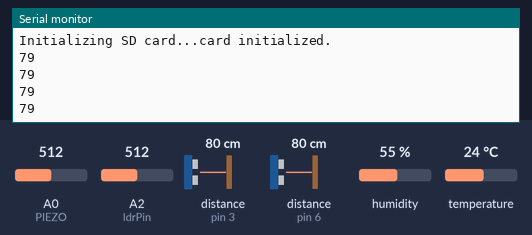
Recording of a sketch running on a simulated Arduino Uno, built with avr-gcc and run on an emulated ATmega328P. Shown: the last lines printed to the serial monitor. Wiring (inferred from the names in the program): ultrasonic range finder: trigger pin 5; echo pin 6. Inputs (shaded band) come from the test bench; at power-on: distance to the obstacle (sensors on pin 6, pin 3) 80 cm, humidity 55 %, A2 (ldrPin) = 512, A0 (PIEZO) = 512, temperature 24 °C. The echo pulse lasts 58.3 µs per cm; storage starts empty.

Above: at 1.2 s.
1.3 s: distance to the obstacle (sensor on pin 6) set to 2 cm
At 1.72 s:
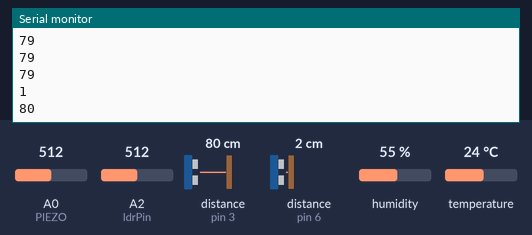
11.5 s: distance to the obstacle (sensor on pin 3) set to 2 cm
At 11.89 s:
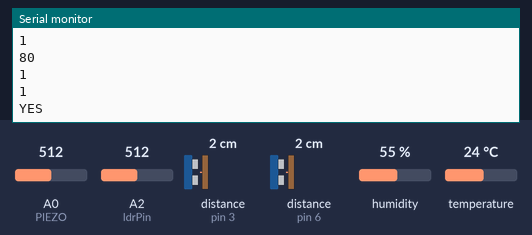
13.4 s: humidity set to 22 %
14.9 s: distance to the obstacle (sensor on pin 3) set to 18 cm
At 15.17 s:
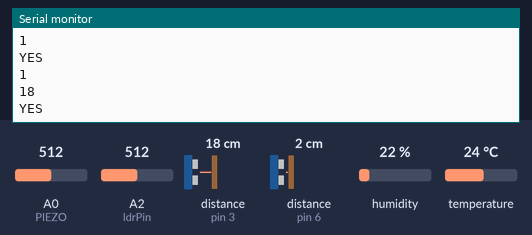
28.0 s: A2 (ldrPin) set to 716
29.5 s: A0 (PIEZO) set to 140
At 29.73 s:
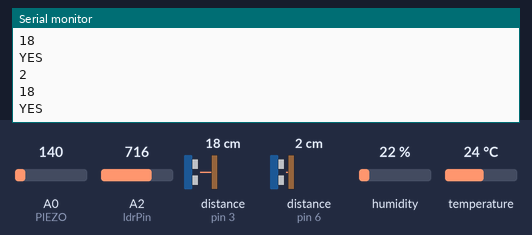
Timing chart, 0 to 32.0 s (numbered marks = the images above; inputs shaded):
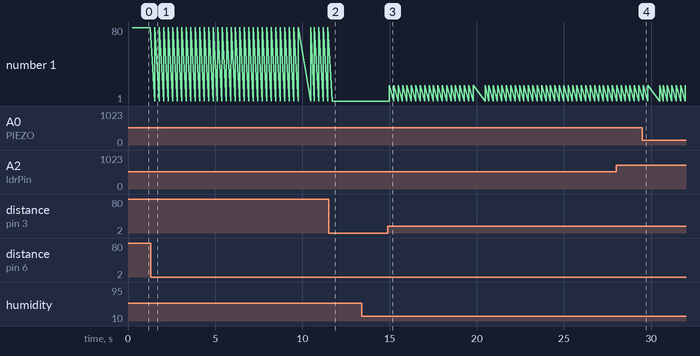

Measured:
- after the input at 1.3 s, the serial monitor: prints a new line after 0.24 s (image 1)
- after the input at 11.5 s, the serial monitor: prints a new line after 0.21 s (image 2)
- after the input at 14.9 s, the serial monitor: prints a new line after 0.08 s (image 3)
- after the input at 29.5 s, the serial monitor: prints a new line at once (image 4)
- plotted number 1: 79 → 80 after the input at 1.3 s, 1 → 18 after the input at 14.9 s

The sketch:

startAddingBruhDrinkPeopleTempHumLight.ino
```cpp
#include "Timer.h"
#include <dht.h>;
#include <SPI.h>
#include <SD.h>

#define trigPin 5
#define echoPin 6

#define trigPin2 2
#define echoPin2 3

#define PIEZO A0

#define ldrPin A2

#define DHT11_PIN 8

boolean profPresent = false;

const int wall = 50;
const int door = 50;
const int chipSelect = 4;

int counter = 0;
int lightCounter = 1;
int tempCounter = 1;
int humCounter = 1;

float averageLight;
float lightTotal = 0.0;
float averageTemp;
float tempTotal = 0.0;
float averageHum;
float humTotal = 0.0;

int hydrationCounter = 0;
int sensorReading;
const int threshold = 150;

unsigned long lastDebounceTime = 0;
unsigned long debounceDelay = 500;
unsigned long debounceDelayKnock = 500;

unsigned long personTime = millis();

Timer t;                                              //instantiate the timer object
dht DHT;                                              //instantiate the sensor object
const unsigned long period1 = 10000;                  // 15 min seconds

int totalNumberOfPeople = 0;
int realPeople = 0;
int totalNumberOfDrinks = 0;
int realDrinks = 0;

int readDistance(int pin1, int pin2){
  long duration, distance;
  digitalWrite(pin1, LOW);
  delayMicroseconds(2);
  digitalWrite(pin1, HIGH);

  delayMicroseconds(10);
  digitalWrite(pin1, LOW);
  duration = pulseIn(pin2, HIGH);
  distance = (duration / 2) / 29.1;
  Serial.println(distance);
  if (distance < wall){
      return true;
  }
  else if(distance >= wall){
    return false;
  }
}

int personCounter(){
  profPresent = readDistance(trigPin, echoPin);

  while(profPresent){
    //Serial.println("in while");
    boolean personIn = readDistance(trigPin2, echoPin2);
    if(personIn) {
      Serial.println("YES");
      long pastTimeProf = millis();
      if (pastTimeProf > (lastDebounceTime + debounceDelay)){
        //Serial.println("NO");
        counter ++ ;
      }
      lastDebounceTime = pastTimeProf;
    }
    break;
  }
}

int getPeople(){
  realPeople = counter; // dividing by 2 is not necessary anymore since this is done in the total number of ppl function;
  Serial.print("The number of people now is: ");
  Serial.println(realPeople);
  return realPeople;
}

int countHydration(){
  sensorReading = analogRead(PIEZO);
  //Serial.println(sensorReading);

  if (sensorReading >= threshold) {
    long pastTime = millis();
//    Serial.println("DRINK");

    if (pastTime > (lastDebounceTime + debounceDelayKnock)){
      hydrationCounter ++;
      Serial.println("NODRINK");
    }
    lastDebounceTime = pastTime;
  }
  return hydrationCounter;
}

int getDrinks(){
  realDrinks = (hydrationCounter);
  //hydrationCounter = 0;
  Serial.print("Number of drinks is: ");
  Serial.println(realDrinks);
  return realDrinks;
}

float getTemp(){
  int chk = DHT.read11(DHT11_PIN);
  float temp = DHT.temperature;

  Serial.print("The temperature now is: ");
  Serial.println(temp);
  return temp;
}
float getHum(){
  float hum = DHT.humidity;
  int chk = DHT.read11(DHT11_PIN);
  Serial.print("The humidity now is: ");
  Serial.println(hum);
  return hum;
}

float getLight(){
  float total = 0;
  for (int i=0; i<101; i++){
    int currentRead = analogRead(ldrPin);
    total = total + currentRead;
  }
  float averageRead = (total/100);
  Serial.print("The average light of now is: ");
  Serial.println(averageRead);
  return averageRead;
}

char getValues(){
  int numberOfPeople = getPeople();
  totalNumberOfPeople += (numberOfPeople);

  Serial.print("The total people you've seen today is: ");
  Serial.println(totalNumberOfPeople);

  int numberOfDrinks = getDrinks();
  totalNumberOfDrinks += numberOfDrinks;

  Serial.print("The total drinks you've had today is: ");
  Serial.println(totalNumberOfDrinks);

  float light = getLight();
  lightTotal += light;
  averageLight = lightTotal / lightCounter;
  lightCounter += 1;
  Serial.print("The light you've had today is: ");
  Serial.println(averageLight);

  float temp = getTemp();
  tempTotal += temp;
  averageTemp = tempTotal / tempCounter;
  tempCounter += 1;
  Serial.print("The temperature you've had today is: ");
  Serial.println(averageTemp);

  float hum = getHum();
  humTotal += hum;
  averageHum = humTotal / humCounter;
  humCounter += 1;
  Serial.print("The humididty you've had today is: ");
  Serial.println(averageHum);

  Serial.println("-------------------------------------------");

  writeValues(realDrinks, light, temp, hum, numberOfPeople, totalNumberOfDrinks, averageLight,averageTemp,averageHum,totalNumberOfPeople );

  numberOfPeople = 0;
  realPeople = 0;
  counter = 0;

  numberOfDrinks = 0;
  realDrinks = 0;
  hydrationCounter = 0;

}

char writeValues(int drinksNow, float lightNow, float temperatureNow,float humidityNow,  int peopleNow,  int drinksTotal,float temperatureTotal, float lightTotal, float humidityTotal,   int peopleTotal){
  String dataString = "";
  dataString += drinksNow;
  dataString += ",";
  dataString += "S";
  dataString += ",";
  dataString += "F";
  dataString += ",";
  dataString += lightNow;
  dataString += ",";
  dataString += temperatureNow;
  dataString += ",";
  dataString += humidityNow;
  dataString += ",";
  dataString += peopleNow;
  dataString += ",";
  dataString += "W";
  dataString += ",";
  dataString += drinksTotal;
  dataString += ",";
  dataString += "ST";
  dataString += ",";
  dataString += "FT";
  dataString += ",";
  dataString += lightTotal;
  dataString += ",";
  dataString += temperatureTotal;
  dataString += ",";
  dataString += humidityTotal;
  dataString += ",";
  dataString += peopleTotal;
  dataString += ",";
  dataString += "WT";

  File dataFile = SD.open("datalog.csv", FILE_WRITE);

  // if the file is available, write to it:
  if (dataFile) {
    dataFile.println(dataString);
    dataFile.close();
    // print to the serial port too:
    Serial.println(dataString);
  }
  // if the file isn't open, pop up an error:
  else {
    Serial.println("error opening datalog.txt");
  }

}

void setup() {
  // put your setup code here, to run once:
  Serial.begin (9600);

  pinMode(trigPin2, OUTPUT);
  pinMode(echoPin2, INPUT);
  pinMode(trigPin, OUTPUT);
  pinMode(echoPin, INPUT);

  pinMode(PIEZO, INPUT);

  pinMode(ldrPin, INPUT);

  t.every(period1, getValues);
//  t.every(period1, getPeople);
//  t.every(period1, getDrinks);
//  t.every(period1, getTemp);
//  t.every(period1, getHum);
//  t.every(period1, getLight);

  while (!Serial) {
    ; // wait for serial port to connect. Needed for native USB port only
  }

  Serial.print("Initializing SD card...");

  // see if the card is present and can be initialized:
  if (!SD.begin(chipSelect)) {
    Serial.println("Card failed, or not present");
    // don't do anything more:
    return;
  }
  Serial.println("card initialized.");
}

void loop() {
  // put your main code here, to run repeatedly:
  if(millis()-personTime > 250)
  {
    personCounter();
    personTime = millis();
  }
  countHydration();
  t.update();
}
```
